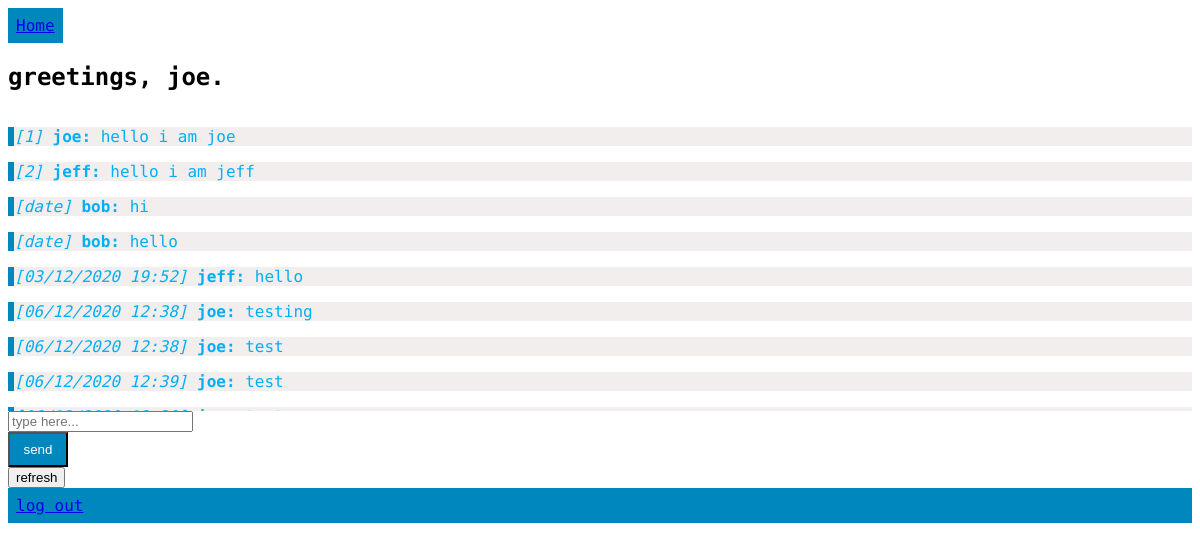
Page /chat (signed in) on the committed database.
### tables this page shows
CREATE TABLE users (
	id INTEGER NOT NULL PRIMARY KEY AUTOINCREMENT,
	username TEXT(32) NOT NULL,
	password TEXT(32) NOT NULL
);

CREATE TABLE messages (
	id INTEGER NOT NULL PRIMARY KEY AUTOINCREMENT,
	user_id INTEGER NOT NULL,
	message TEXT NOT NULL,
	date TEXT NOT NULL,
	CONSTRAINT messages_FK FOREIGN KEY (user_id) REFERENCES users(id) ON DELETE CASCADE
);

### server.py (the view)
@app.route('/chat', methods=["GET","POST"])
def chat():
    if "username" not in session:
        return redirect("/")
    username = session["username"]
    if request.method == "POST":
        message = request.form["message"]
        date = datetime.now()
        DATETIME_FORMAT = '%d/%m/%Y %H:%M'
        post_messages(message, date, DATETIME_FORMAT)
    rows = load_messages()
    return render_template("chat_page.html", username=username, rows=rows)

### server.py (called while the page is built)
def getdb():
    conn = sqlite3.connect('db.sqlite3')
    conn.row_factory = sqlite3.Row
    return conn.cursor()

def load_messages():
    c = getdb()
    c.execute(f'SELECT messages.id, message, username, date FROM messages join users on users.id = messages.user_id')
    rows = c.fetchall()
    return rows

### templates/chat_page.html (shortened to what this page needs)
<!DOCTYPE html>
<html lang="en">
<head>
    <link rel="stylesheet" href="{{url_for('static', filename='styles.css')}}">
</head>
<body>
    <ul>
      <li><a href="/">Home</a></li>
    </ul>
    <h2>greetings, {{username}}. </h2>
    <div id="message_box">
        {% for row in rows %}
        <p class="other_messages"> <em>[{{row.date}}]</em> <strong>{{row.username}}: </strong>{{row.message}}</p>
        {% endfor %}
    </div>
    <form method="post" action="/chat">
        <input type="text" name="message" placeholder="type here...">
        <input id="login" type="submit" value="send">
    </form>
    <form method="get" action="/chat">
        <input type="submit" value="refresh">
    </form>
    <a href="/logout">log out</a>
</body>
</html>

### static/styles.css (style rules this page uses)
.other_messages { border-left: 6px solid #0087bd; background-color: #f2eeed; color: #00aff5; }
body { font-family: 'Cutive Mono', monospace; }
ul { list-style-type: none; margin: 0; padding: 0; overflow: hidden; }
#login { display: block; width: 60px; color: white; padding: 8px; background-color: #0087bd; }
li { float: left; }
a { display: block; padding: 8px; background-color: #0087bd; }
#message_box { height: 300px; overflow: scroll; }

### rows in the picture
users: username "joe"
messages: date "1", username "joe", message "hello i am joe"
messages: date "2", username "jeff", message "hello i am jeff"
messages: date "date", username "bob", message "hi"
messages: date "date", username "bob", message "hello"
messages: date "03/12/2020 19:52", username "jeff", message "hello"
messages: date "06/12/2020 12:38", username "joe", message "testing"
messages: date "06/12/2020 12:38", username "joe", message "test"
messages: date "06/12/2020 12:39", username "joe", message "test"
